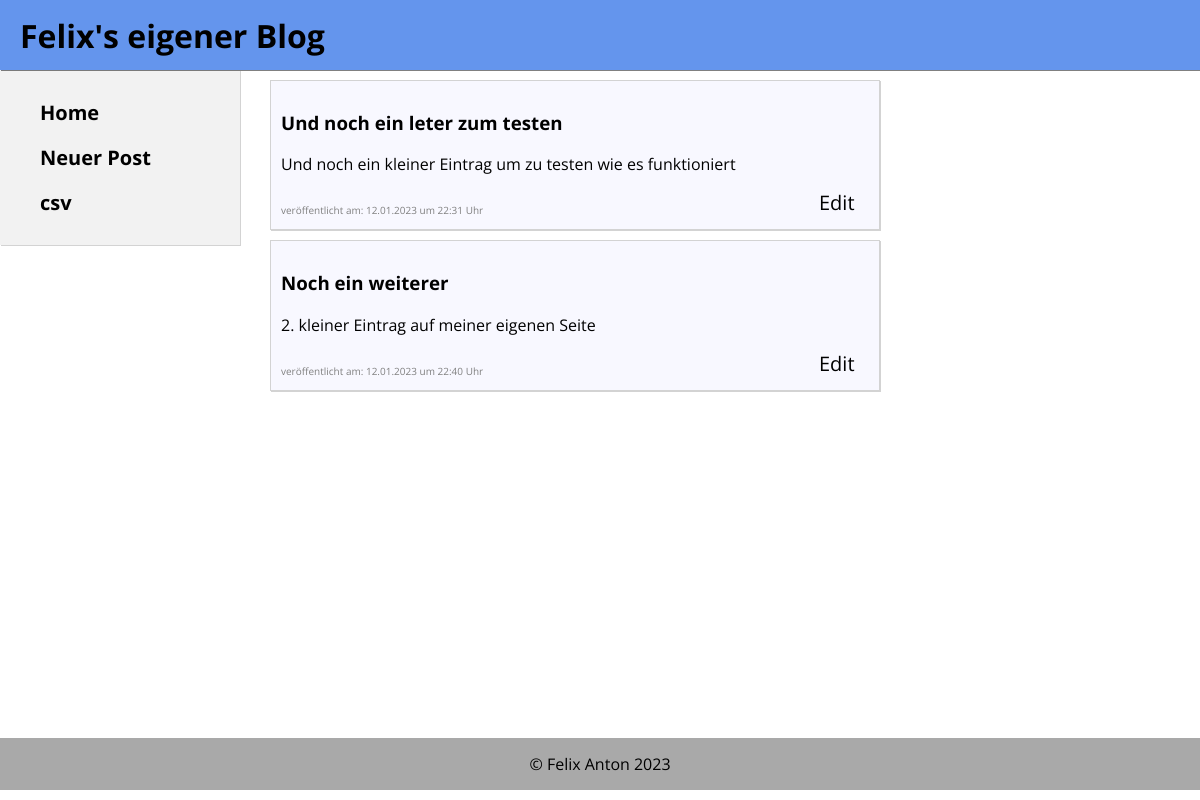
The page / on the database its author committed.
### blog/models.py (models this page shows, shortened)
class Post(models.Model):
    author = models.ForeignKey(settings.AUTH_USER_MODEL, on_delete=models.CASCADE)
    title = models.CharField(max_length=200)
    text = models.TextField()
    created_at = models.DateTimeField(default=timezone.now)
    published_date = models.DateTimeField(blank=True, null=True)

### blog/views.py (the view)
# urls.py: path('', views.post_list, name='post_list'),
def post_list(request):
    posts = Post.objects.filter(published_date__lte=timezone.now()).order_by('published_date')
    return render(request, 'blog/post_list.html', {'posts': posts})

### blog/templates/blog/post_list.html
{% extends 'blog/base.html' %}
    {% block content %}
    <div class="Content">
        {% for post in posts %}
        <div class="Post">
            <h3>{{ post.title }}</h3>
            <a>{{ post.text }}</a><br><br>
            <a id="published_list">veröffentlicht am: {{ post.published_date|date:'d.m.Y'}} um {{ post.published_date|date:'H:i'}} Uhr</a>
            <a href="{% url 'post_detail' pk=post.pk %}" id="btn_edit_list" >Edit</a>
        </div>
        {% endfor %}
    </div>
    {% endblock %}

### blog/templates/blog/base.html (shortened to what this page needs)
{% load static %}
<!DOCTYPE html>
<html lang="en">
<head>
    <link rel="stylesheet" href="{% static 'css/base.css' %}">
</head>
<body>
    <div class="header">
        <h1 id="header_h1">Felix's eigener Blog</h1>
    </div>
    <div class="Menu">
        <ul class="Menu_ul">
            <li><a href="{% url 'post_list' %}">Home</a></li>
            <li>Neuer Post</li>
            <li><a href="{% url 'csv' %}">csv</li>
        </ul>
    </div>
    {% block content %}
    {% endblock %}
    <div id="footer">
        <a class="footer_a">&copy; Felix Anton 2023</a>
    </div>
</body>
</html>

### blog/static/css/base.css (style rules this page uses)
body { margin: 0; font-family: 'Open Sans', sans-serif; }
.header { color: black; background-color:cornflowerblue; height: 70px; display: flex; padding-left: 20px; text-align: center; margin: 0; box-shadow: 1px 1px grey; }
#header_h1 { height: auto; margin-top: auto; margin-bottom: auto; }
.Menu { width: 20%; float: left; font-size: 20px; background-color: rgba(0,0,0,0.05) ; display: flex; padding-bottom: auto; line-height: 45px; font-weight: bold; box-shadow: 1px 1px lightgray; }
.Menu_ul { list-style-type: none; }
a:link, a:visited { text-decoration: none; color: black; }
.Content { width: 70%; float: left; height: auto; padding-left: 20px; }
.Post { position: relative;; width: 70%; border-top-width: 1px; border-top-style: solid; border-right-width: 1px; border-right-style: solid; border-bottom-width: 1px; border-bottom-style: solid; border-left-width: 1px; border-left-style: solid; margin: 10px; padding: 10px; border-color: lightgray; background-color: ghostwhite; box-shadow: 1px 1px lightgray; }
#published_list { font-size: 10px; color: gray; }
#btn_edit_list { position: absolute; font-size: 20px; right: 20px; bottom: 10px; width: 40px; height: 30px; }
#footer { width: 100%; height: auto; display: flex; background-color: darkgray; position: absolute; bottom: 10px; padding-top: 15px; padding-bottom: 15px; }
.footer_a { text-align: center; font-size: 16px; width: 100%; }

### rows shown on the page
Post: title "Und noch ein leter zum testen", text "Und noch ein kleiner Eintrag um zu testen wie es funktioniert", published_date "12.01.2023", published_date "22:31"
Post: title "Noch ein weiterer", text "2. kleiner Eintrag auf meiner eigenen Seite", published_date "12.01.2023", published_date "22:40"
